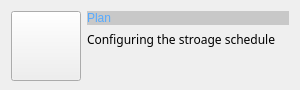
          <widget class="QWidget" name="widget_7" native="true">
           <property name="minimumSize">
            <size>
             <width>300</width>
             <height>90</height>
            </size>
           </property>
           <property name="maximumSize">
            <size>
             <width>300</width>
             <height>90</height>
            </size>
           </property>
           <property name="styleSheet">
            <string notr="true">QWidget:hover {
background-color: rgb(200, 200, 200);}
QWidget:pressed {
background-color: rgb(200, 200, 200);}</string>
           </property>
           <layout class="QHBoxLayout" name="horizontalLayout_11">
            <item>
             <widget class="QPushButton" name="pbRecordPlan">
              <property name="minimumSize">
               <size>
                <width>70</width>
                <height>70</height>
               </size>
              </property>
              <property name="maximumSize">
               <size>
                <width>70</width>
                <height>70</height>
               </size>
              </property>
              <property name="styleSheet">
               <string notr="true">QPushButton:hover {
border:none;
color:white;
background-color: rgb(85, 170, 255);}
QPushButton:pressed {
background-color: rgb(200, 200, 200);}</string>
              </property>
              <property name="text">
               <string/>
              </property>
              <property name="icon">
               <iconset resource="vscmainwindows.qrc">
                <normaloff>:/action/resources/plan.png</normaloff>:/action/resources/plan.png</iconset>
              </property>
              <property name="iconSize">
               <size>
                <width>50</width>
                <height>50</height>
               </size>
              </property>
             </widget>
            </item>
            <item>
             <layout class="QVBoxLayout" name="verticalLayout_8">
              <item>
               <widget class="QLabel" name="lbView_6">
                <property name="styleSheet">
                 <string notr="true">font: 75 11pt &quot;微软雅黑&quot;;
color: rgb(85, 170, 255);
background-color: rgb(200, 200, 200);</string>
                </property>
                <property name="text">
                 <string>Plan</string>
                </property>
                <property name="textFormat">
                 <enum>Qt::RichText</enum>
                </property>
                <property name="wordWrap">
                 <bool>true</bool>
                </property>
               </widget>
              </item>
              <item>
               <widget class="QLabel" name="label_16">
                <property name="font">
                 <font>
                  <family>微软雅黑</family>
                 </font>
                </property>
                <property name="text">
                 <string>Configuring the stroage schedule</string>
                </property>
                <property name="wordWrap">
                 <bool>true</bool>
                </property>
               </widget>
              </item>
              <item>
               <spacer name="verticalSpacer_7">
                <property name="orientation">
                 <enum>Qt::Vertical</enum>
                </property>
                <property name="sizeHint" stdset="0">
                 <size>
                  <width>20</width>
                  <height>40</height>
                 </size>
                </property>
               </spacer>
              </item>
             </layout>
            </item>
           </layout>
          </widget>
